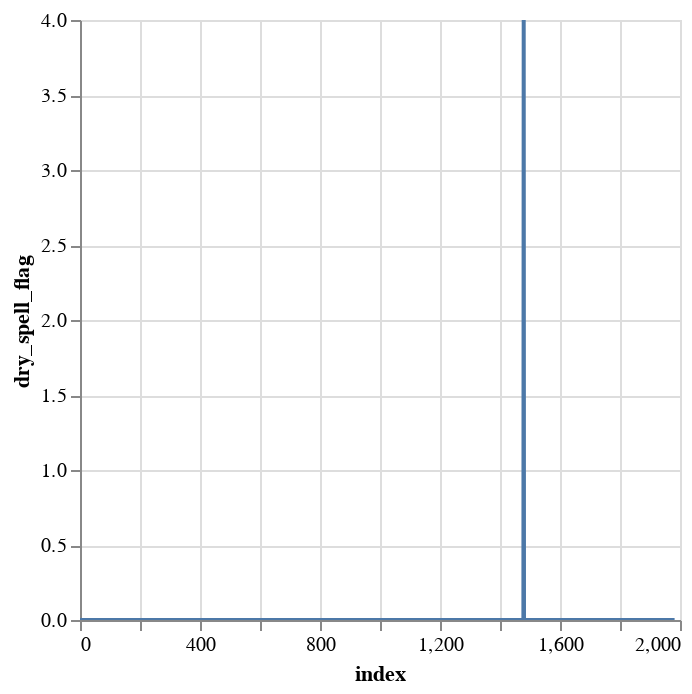

Notebook code cell kept with this figure:
### Code cell
gauge_data_dry_spell_lengths_flags['dry_spell_flag'].plot.line()

### Figure 1 — Vega-Lite specification as saved in the notebook (floating-point values rounded to 4 significant figures; data arrays with more than 128 entries replaced by an {"elided": "..."} marker saying what was removed)
{"config": {"view": {"continuousWidth": 300, "continuousHeight": 300}}, "data": {"name": "data-c235b5d9b8e6f2559e3a8afc5c5ed38e"}, "mark": {"type": "line", "tooltip": true}, "encoding": {"x": {"field": "index", "type": "quantitative"}, "y": {"field": "dry_spell_flag", "type": "quantitative"}}, "params": [{"name": "param_1", "select": {"type": "interval", "encodings": ["x", "y"]}, "bind": "scales"}], "$schema": "https://vega.github.io/schema/vega-lite/v5.20.1.json", "datasets": {"data-c235b5d9b8e6f2559e3a8afc5c5ed38e": {"elided": "1983 records"}}}
